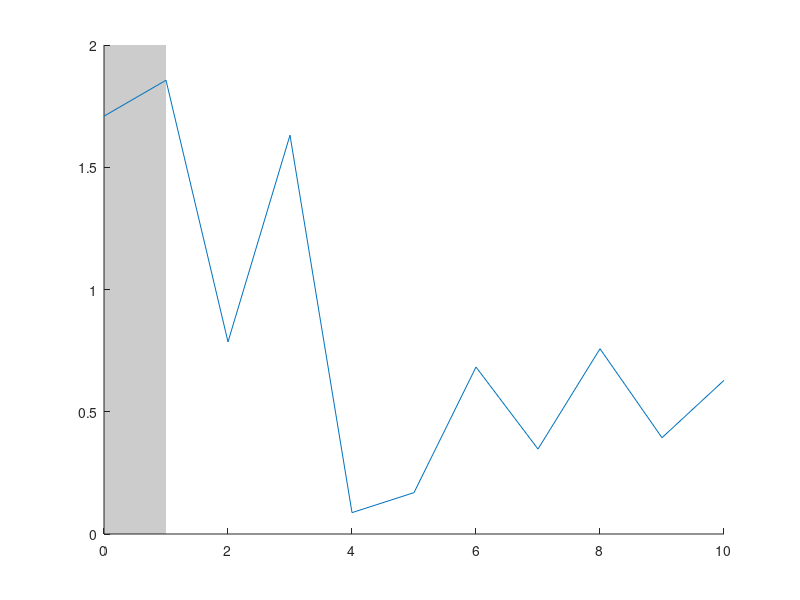

Here is the MATLAB script that generated this plot:



v = [0 0; 1 0; 1 2; 0 2];
f = [1 2 3 4];
figure(1)
hold on
patch('Faces',f,'Vertices',v,'FaceColor','black', 'FaceAlpha', 0.2, 'EdgeAlpha',0.2)
xlim([0 10])
ylim([0 2])
x=[0:10]
y=2*rand(11,1);
plot(x,y)